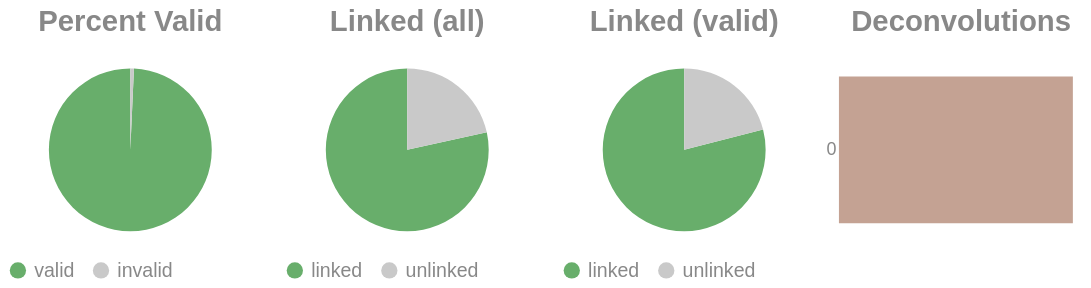

Notebook code for this chart:
### Code cell
if SKIPLR:
    pass
else:
    clash = Counter()
    for i in valids['molecule'].to_list():
        _mol = i.split("-")
        if len(_mol) == 1:
            clash.update('0')
        else:
            clash.update(_mol[-1])

    _d = {"deconvolutions": [], 'count': []}
    for k,v in clash.items():
        _d['deconvolutions'].append(k)
        _d['count'].append(v)

    tot_valid = valids['reads'].sum()
    mask = valids['reads'] >= 2
    n_linked_reads = valids.filter(mask)['reads'].sum()
    if n_linked_reads == 0:
        print_html("No linked molecules (>=2 reads) were detected; skipping linked-only distributions.")
        SKIPLR = True
    else:
        perc_valid = round(tot_valid / n_reads, 4)
        linked_perc_abs = round(n_linked_reads / n_reads, 4)
        linked_perc = round(n_linked_reads / tot_valid, 4)

    _valid = pl.DataFrame({"valids": ['valid', 'invalid'], "count": [tot_valid, n_reads - tot_valid]})
    _linked_abs = pl.DataFrame({"linked (absolute)": ['linked', 'unlinked'], "count": [n_linked_reads, n_reads - n_linked_reads]})
    _linked_rel = pl.DataFrame({"linked (valids)": ['linked', 'unlinked'], "count": [n_linked_reads, tot_valid - n_linked_reads]})

    (
        alt.hconcat(
            piechart(_valid, goodval = 'valid', title = "Percent Valid"),
            piechart(_linked_abs, goodval = "linked", title =  "Linked (all)"),
            piechart(_linked_rel, goodval = "linked", title =  "Linked (valid)"),
            convolutionbar(pl.DataFrame(_d), title = "Deconvolutions"),
            center = True,
            bounds = 'flush'
        )
        .resolve_scale(color='independent')
        .resolve_legend('independent')
        .properties(usermeta={'embedOptions': {"actions": False}})
    ).display()

### Figure 1 — Vega-Lite specification as saved in the notebook (floating-point values rounded to 4 significant figures)
{"width": "container", "height": 400, "config": {"title": {"anchor": "start", "dy": -15, "fontSize": 18, "color": "#888888", "subtitleColor": "#888888", "subtitleFontSize": 14}, "arc": {"fill": "#0072B2"}, "axis": {"domainColor": "#888888", "domainWidth": 0.5, "gridWidth": 0.2, "grid": false, "titleFontWeight": 400, "titleFontSize": 15, "labelFontSize": 11, "labelColor": "#888888", "tickColor": "#888888", "tickWidth": 0.2, "titleColor": "#888888"}, "axisBand": {"grid": false}, "axisX": {"grid": true, "tickSize": 10, "domainCap": "round"}, "axisY": {"domain": false, "grid": true, "tickSize": 0, "domainCap": "round"}, "background": "transparent", "header": {"labelFontSize": 15, "labelColor": "#888888", "titleFontSize": 15, "titleFontWeight": 600, "titleColor": "#888888"}, "legend": {"labelFont": "sans-serif", "labelFontSize": 12, "labelColor": "#888888", "symbolSize": 100, "symbolType": "circle", "titleFontSize": 12, "titlePadding": 10, "titleColor": "#888888", "title": null}, "range": {"category": ["#E69F00", "#56B4E9", "#009E73", "#F0E442", "#0072B2", "#D55E00", "#CC79A7", "#000000"], "diverging": ["#cfe8f3", "#a2d4ec", "#73bfe2", "#46abdb", "#1696d2", "#12719e"]}, "area": {"fill": "#0072B2", "fillOpacity": 0.7, "line": true, "strokeOpacity": 0.7}, "line": {"color": "#0072B2", "stroke": "#0072B2", "strokeWidth": 2}, "trail": {"color": "#0072B2", "stroke": "#0072B2", "strokeWidth": 0, "size": 1}, "point": {"filled": true, "fillOpacity": 1.0, "size": 95}, "text": {"color": "#888888", "fontSize": 11, "align": "right", "fontWeight": 400, "size": 11}, "bar": {"fill": "#0072B2", "stroke": null}, "view": {"stroke": null, "continuousWidth": 660, "continuousHeight": 400}}, "hconcat": [{"data": {"name": "data-5b8b598fb17ed9dbcec9a926b01a9d4c"}, "mark": {"type": "arc"}, "encoding": {"color": {"field": "valids", "legend": {"orient": "bottom", "title": null}, "scale": {"domain": ["valid", "invalid"], "range": ["#68ae6b", "#C9C9C9"]}, "title": "Valids", "type": "nominal"}, "theta": {"field": "count", "type": "quantitative"}, "tooltip": [{"field": "valids", "title": "Valids", "type": "ordinal"}, {"field": "percent", "format": ".2%", "title": "Percent", "type": "quantitative"}, {"field": "count", "title": "Count", "type": "quantitative"}]}, "height": 100, "title": {"text": "Percent Valid", "align": "center", "anchor": "middle"}, "transform": [{"calculate": "datum.count / 13641429", "as": "percent"}], "width": 150}, {"data": {"name": "data-be4f3095133651530235314438fad377"}, "mark": {"type": "arc"}, "encoding": {"color": {"field": "linked (absolute)", "legend": {"orient": "bottom", "title": null}, "scale": {"domain": ["linked", "unlinked"], "range": ["#68ae6b", "#C9C9C9"]}, "title": "Linked (Absolute)", "type": "nominal"}, "theta": {"field": "count", "type": "quantitative"}, "tooltip": [{"field": "linked (absolute)", "title": "Linked (Absolute)", "type": "ordinal"}, {"field": "percent", "format": ".2%", "title": "Percent", "type": "quantitative"}, {"field": "count", "title": "Count", "type": "quantitative"}]}, "height": 100, "title": {"text": "Linked (all)", "align": "center", "anchor": "middle"}, "transform": [{"calculate": "datum.count / 13641429", "as": "percent"}], "width": 150}, {"data": {"name": "data-55249068c9ff6b37a74a67fd1aa79c99"}, "mark": {"type": "arc"}, "encoding": {"color": {"field": "linked (valids)", "legend": {"orient": "bottom", "title": null}, "scale": {"domain": ["linked", "unlinked"], "range": ["#68ae6b", "#C9C9C9"]}, "title": "Linked (Valids)", "type": "nominal"}, "theta": {"field": "count", "type": "quantitative"}, "tooltip": [{"field": "linked (valids)", "title": "Linked (Valids)", "type": "ordinal"}, {"field": "percent", "format": ".2%", "title": "Percent", "type": "quantitative"}, {"field": "count", "title": "Count", "type": "quantitative"}]}, "height": 100, "title": {"text": "Linked (valid)", "align": "center", "anchor": "middle"}, "transform": [{"calculate": "datum.count / 13544441", "as": "percent"}], "width": 150}, {"data": {"name": "data-87246270536a7c5ab82f39ff2cd10d5f"}, "mark": {"type": "bar"}, "encoding": {"color": {"field": "deconvolutions", "legend": null, "scale": {"scheme": "lightgreyred"}, "type": "nominal"}, "tooltip": [{"field": "deconvolutions", "title": "Deconvolutions", "type": "ordinal"}, {"field": "percent", "format": ".2%", "title": "Percent", "type": "quantitative"}, {"field": "count", "title": "Count", "type": "quantitative"}], "x": {"axis": null, "field": "count", "type": "quantitative"}, "y": {"field": "deconvolutions", "sort": "ascending", "title": null, "type": "nominal"}}, "height": 100, "title": {"text": "Deconvolutions", "align": "center", "anchor": "middle"}, "transform": [{"calculate": "datum.count / 4786850", "as": "percent"}], "width": 150}], "bounds": "flush", "center": true, "resolve": {"legend": {"angle": "independent"}, "scale": {"color": "independent"}}, "usermeta": {"embedOptions": {"actions": false}}, "$schema": "https://vega.github.io/schema/vega-lite/v6.1.0.json", "datasets": {"data-5b8b598fb17ed9dbcec9a926b01a9d4c": [{"valids": "valid", "count": 13544441}, {"valids": "invalid", "count": 96988}], "data-be4f3095133651530235314438fad377": [{"linked (absolute)": "linked", "count": 10701525}, {"linked (absolute)": "unlinked", "count": 2939904}], "data-55249068c9ff6b37a74a67fd1aa79c99": [{"linked (valids)": "linked", "count": 10701525}, {"linked (valids)": "unlinked", "count": 2842916}], "data-87246270536a7c5ab82f39ff2cd10d5f": [{"deconvolutions": "0", "count": 4786850}]}}
